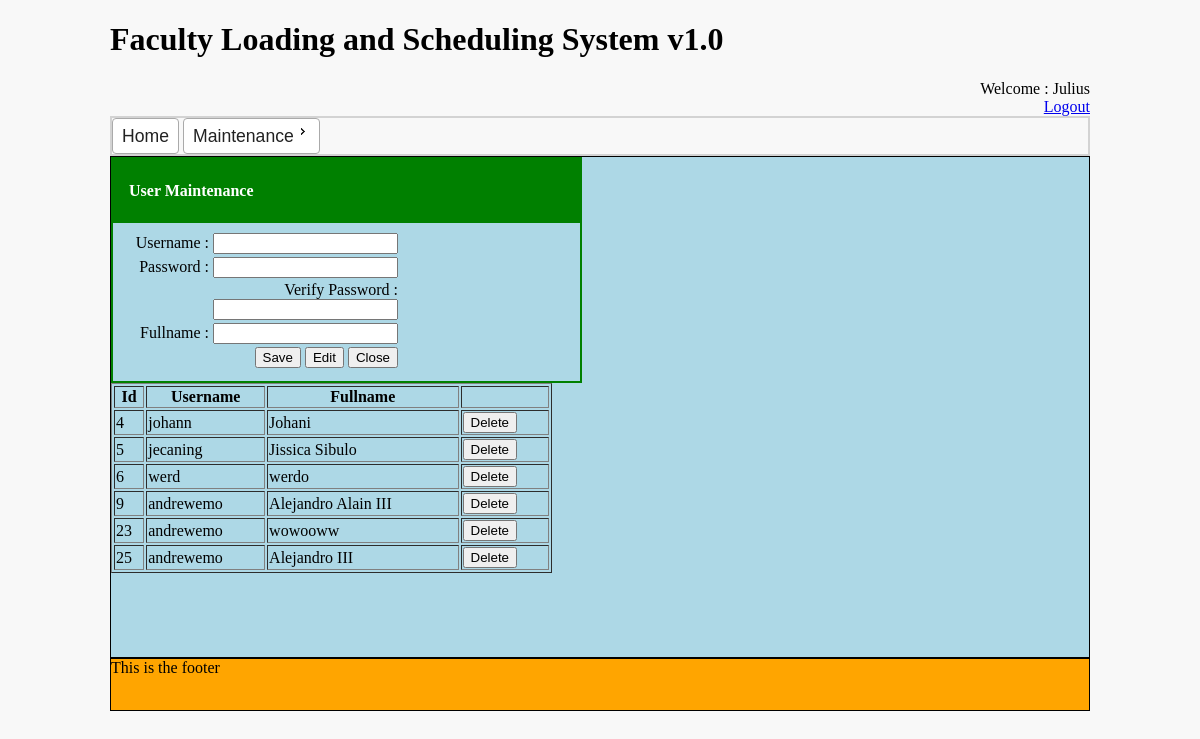
Screenshot of /index.php/default_controller/userMaintenance (signed in) with the database file from the repository.
### tables this page shows
CREATE TABLE IF NOT EXISTS `users` (
  `id` int(11) NOT NULL AUTO_INCREMENT,
  `username` varchar(255) DEFAULT NULL,
  `password` varchar(255) DEFAULT NULL,
  `FullName` varchar(255) NOT NULL,
  `ISDELETED` enum('Y','N') NOT NULL DEFAULT 'N',
  PRIMARY KEY (`id`)
);

### application/models/m_get_db.php (called while the page is built, shortened)
<?php
class M_Get_DB extends CI_Model
{
	function getAllUsers($userNames)
	{
		$this->db->select("id, username, password, fullname");
	    $this->db->from('users');
	    $this->db->where('isdeleted', 'N');
	    $this->db->where('username !=', $userNames);
	    $q = $this->db->get();
	    if($q->num_rows() > 0)
	    {
	        return $q->result();
    	} else {return "";}
	}
}

### index.php (called while the page is built, shortened)
<?php
require_once BASEPATH.'core/CodeIgniter.php';

### application/controllers/Default_Controller.php (the view, shortened to what this page needs)
<?php if ( ! defined('BASEPATH')) exit('No direct script access allowed');
class Default_Controller extends CI_Controller {
   function userMaintenance(){
		$data['listOfUsers'] = $this->listOfUsers();
   }
	function listOfUsers(){
		$userNames 	= (isset($_SESSION['username']) ? $_SESSION['username'] : @$_POST['txtUsername']);
		$result = $this->m_get_db->getAllUsers($userNames);
			$xxx = "";
			if($result != null){
				foreach($result as $test){
				$xxx .="<tr>
				<input type='hidden' name='a".$test->id."' id='a".$test->id."' value = ".$test->username.">
				<input type='hidden' name='f".$test->id."' id='f".$test->id."' value = ".$test->fullname.">
				<td  class = 'lvwUserMaintenance' id = ".$test->id." name= ".$test->id.">" . $test->id
				."</td> <td  class = 'lvwUserMaintenance' id = ".$test->id." >". $test->username
				."</td> <td  class = 'lvwUserMaintenance' id = ".$test->id." >" .$test->fullname ." </td>
				<td><input type='button' value='Delete' class='delUser' id=".$test->id."></td></tr>";
				}
			} else {
				$xxx .= "<td style='text-align:center' colspan='4'>No Result Found"
				."</td>";
			}
		return $xxx;
	}
}

### resources/css/myStyles.css (style rules this page uses)
body { background-color:#F8F8F8; width:980px; margin-left:auto; margin-right:auto; }

### rows the page displays
users: id "4", username "johann", FullName "Johani"
users: id "5", username "jecaning", FullName "Jissica Sibulo"
users: id "6", username "werd", FullName "werdo"
users: id "9", username "andrewemo", FullName "Alejandro Alain III"
users: id "23", username "andrewemo", FullName "wowooww"
users: id "25", username "andrewemo", FullName "Alejandro III"

### other values shown
$_SESSION['fullname'] "Julius"
